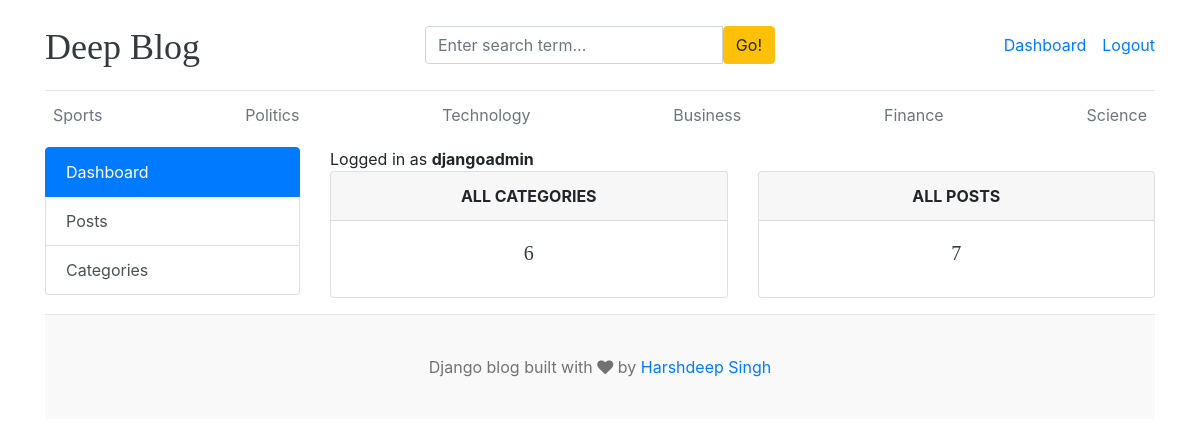
Before: /dashboard/ (signed in) with the older database file.
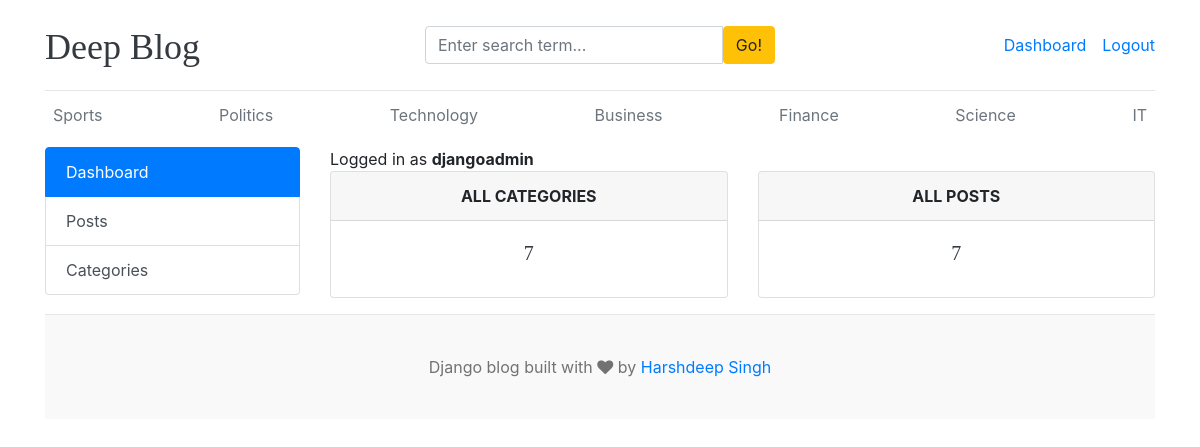
After: the same page with the newer database file.
### blogs/models.py (models this page shows, shortened)
class Category(models.Model):
    name = models.CharField(max_length=100, unique=True)
    created_at = models.DateTimeField(auto_now_add=True)
    updated_at = models.DateTimeField(auto_now=True)
    class Meta:
        verbose_name = 'Category'
        verbose_name_plural = 'Categories'

### dashboard/views.py (the view)
# urls.py: path('dashboard/', include('dashboard.urls')),
@login_required(login_url='login')
def dashboard(request):
    category_count = Category.objects.all().count()
    blogs_count = Blog.objects.all().count()
    context = {
        'category_count': category_count,
        'blogs_count': blogs_count,
    }
    return render(request, 'dashboard/dashboard.html', context)

### blogs/context_processors.py (called while the page is built)
def get_all_categories(request):
    categories = Category.objects.all()
    return dict(categories=categories)

def get_social_links(request):
    social_links = SocialLink.objects.all()
    return dict(social_links=social_links)

### templates/dashboard/dashboard.html
{% extends 'base.html' %}
{% block content %}
<div class="row">
    {% include 'dashboard/sidebar.html' %}
    <div class="col-md-9">
        <span>Logged in as <b>{{ user }}</b></span>
        <div class="row">
            <div class="col">
                <div class="card border-default mb-3">
                    <div class="card-header text-center text-uppercase font-weight-bold">All Categories</div>
                    <div class="card-body text-dark">
                        <h5 class="card-title text-center">{{ category_count }}</h5>
                    </div>
                </div>
            </div>
            <div class="col">
                <div class="card border-default mb-3">
                    <div class="card-header text-center text-uppercase font-weight-bold">All posts</div>
                    <div class="card-body text-dark">
                        <h5 class="card-title text-center">{{ blogs_count }}</h5>
                    </div>
                </div>
            </div>
        </div>
    </div>
</div>
{% endblock %}

### templates/base.html (shortened to what this page needs)
{% load static %}
<!DOCTYPE html>
<html lang="en">
<head>
    <link href="https://getbootstrap.com/docs/4.0/dist/css/bootstrap.min.css" rel="stylesheet">
    <link href="{% static 'css/blog.css' %}" rel="stylesheet">
    <link rel="stylesheet" href="https://cdnjs.cloudflare.com/ajax/libs/font-awesome/4.7.0/css/font-awesome.min.css">
</head>
<body>
    <div class="container">
        <header class="blog-header py-3">
            <div class="row flex-nowrap justify-content-between align-items-center">
                <div class="col-4 pt-1">
                    <a class="blog-header-logo text-dark" href="/">Deep Blog</a>
                </div>
                <div class="col-4">
                    <form action="{% url 'search' %}" method="get">
                        <div class="input-group">
                        <input class="form-control" type="text" placeholder="Enter search term..." aria-label="Enter search term..." aria-describedby="button-search" name="keyword" />
                        <button type="submit" class="btn btn-warning" id="button-search">Go!</button>
                    </div>
                    </form>
                </div>
                <div class="col-4 d-flex justify-content-end align-items-center">
                    {% if not user.is_authenticated %}
                    <a class="btn btn-sm btn-warning" href="{% url 'login' %}">Sign in</a> &nbsp;
                    <a class="btn btn-sm btn-outline-secondary" href="{% url 'register' %}">Register</a>
                    {% else %}
                    <span><a href="{% url 'dashboard' %}">Dashboard</a></span>
                    <span><a href="{% url 'logout' %}"> Logout </a></span>
                    {% endif %}
                </div>
            </div>
        </header>
        <div class="nav-scroller py-1 mb-2">
            <nav class="nav d-flex justify-content-between">
                {% for category in categories %}
                <a class="p-2 text-muted" href="{% url 'posts_by_category' category.id %}">{{ category.name }}</a>
                {% endfor %}
            </nav>
        </div>
{% block content %}
{% endblock %}
  <footer class="blog-footer">
        <p>Django blog built with <i class="fa fa-heart"></i> by <a href="#">Harshdeep Singh</a></p>
    </footer>

Changed rows visible on the page:
added Category: name "IT"
Other visible differences:
{{ category_count }}: "6" → "7"
